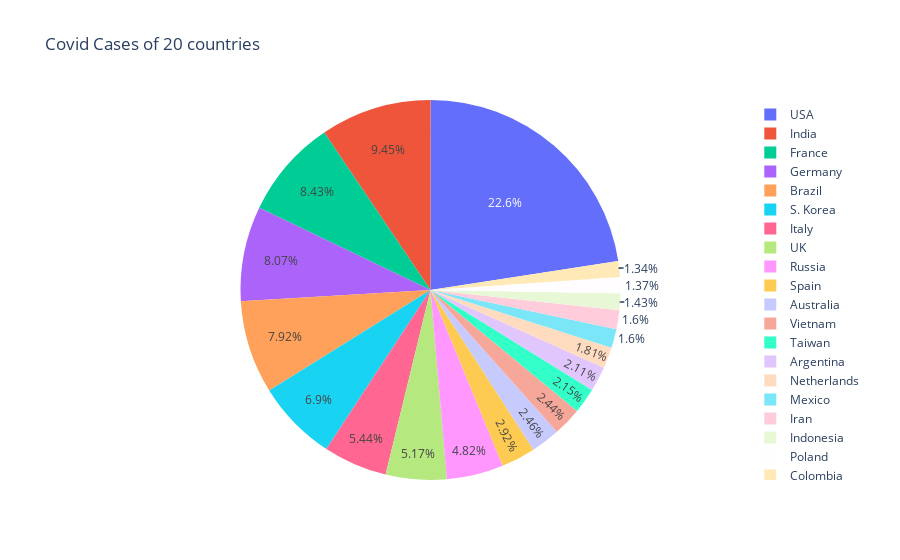

Notebook cell for this chart:
### Code cell
import plotly.express as px
fig = px.pie(df, values='TotalCases', names='Country,Other', title='Covid Cases of 20 countries')
fig.show()

### Figure 1 — Plotly figure (JSON) as saved in the notebook; plotly's stock layout.template omitted (floating-point values rounded to 4 significant figures)
{"data": [{"domain": {"x": [0, 1], "y": [0, 1]}, "hovertemplate": "Country,Other=%{label}<br>TotalCases=%{value}<extra></extra>", "labels": ["USA", "India", "France", "Germany", "Brazil", "S. Korea", "Italy", "UK", "Russia", "Spain", "Australia", "Vietnam", "Taiwan", "Argentina", "Netherlands", "Mexico", "Iran", "Indonesia", "Poland", "Colombia"], "legendgroup": "", "name": "", "showlegend": true, "type": "pie", "values": [107481826, 44995311, 40138560, 38428685, 37717062, 32883134, 25908353, 24641596, 22974289, 13914811, 11725283, 11621708, 10241506, 10057945, 8610372, 7633355, 7612734, 6812670, 6518105, 6375407]}], "layout": {"legend": {"tracegroupgap": 0}, "title": {"text": "Covid Cases of 20 countries"}}}
